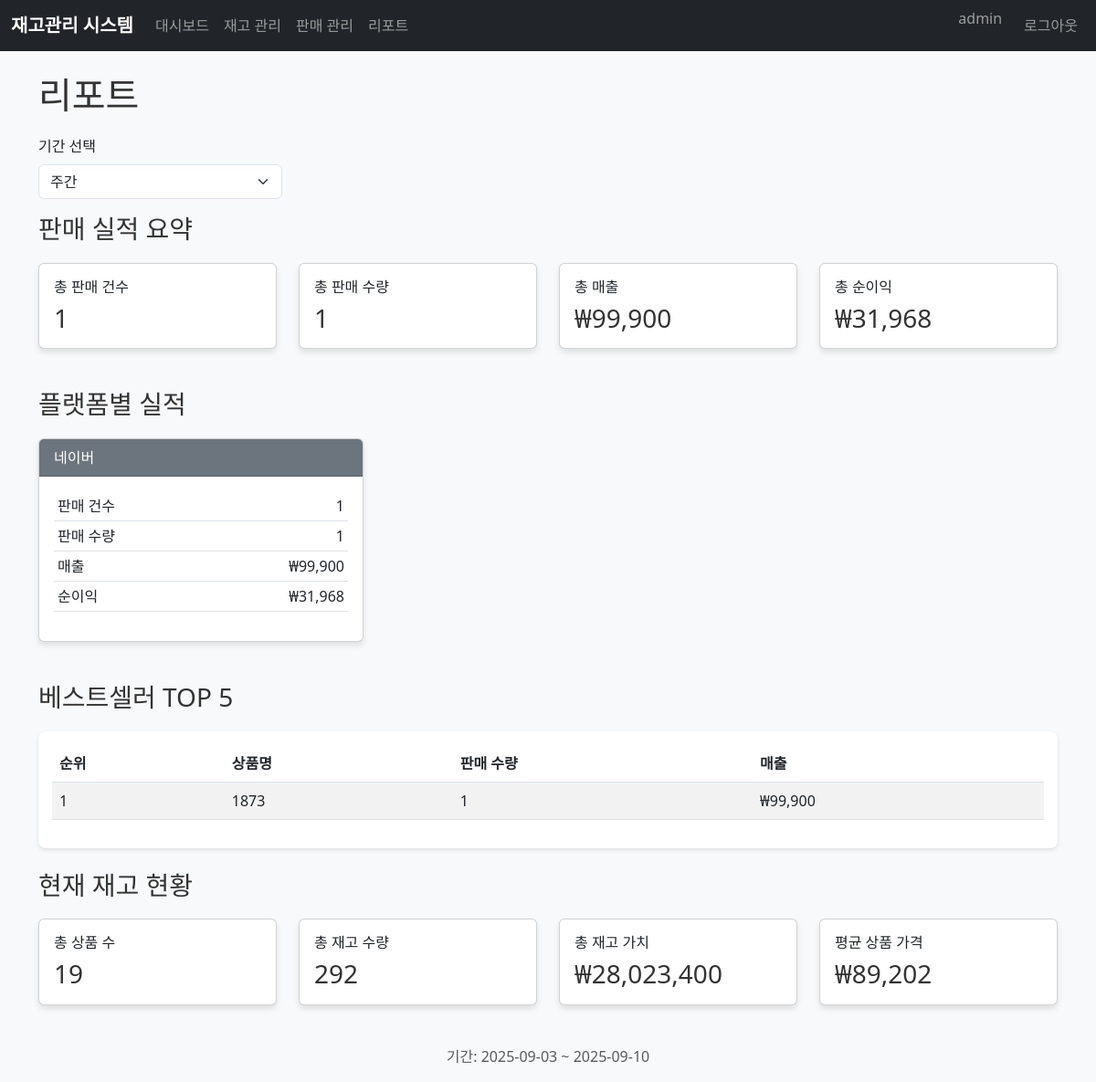
The app's page /reports (signed in) with its own data.
### tables this page shows
CREATE TABLE users (
            id INTEGER PRIMARY KEY AUTOINCREMENT,
            username VARCHAR(50) UNIQUE NOT NULL,
            email VARCHAR(100) UNIQUE NOT NULL,
            password_hash VARCHAR(255) NOT NULL,
            is_admin BOOLEAN DEFAULT 0,
            created_at DATETIME DEFAULT CURRENT_TIMESTAMP
        );

CREATE TABLE sales (
        id INTEGER PRIMARY KEY AUTOINCREMENT,
        product_id INTEGER NOT NULL,
        sale_date DATE NOT NULL,
        quantity INTEGER NOT NULL,
        platform VARCHAR(10) NOT NULL,
        revenue DECIMAL(10,2) NOT NULL,
        profit DECIMAL(10,2) NOT NULL,
        created_at DATETIME DEFAULT CURRENT_TIMESTAMP,
        FOREIGN KEY (product_id) REFERENCES products (id)
    );

### app.py (the view)
@app.route('/reports')
@login_required
def reports_page():
    today = date.today()
    period = request.args.get('period', 'week')
    if period == 'day':
        start_date = today
        end_date = today
    elif period == 'week':
        start_date = today - timedelta(days=7)
        end_date = today
    elif period == 'month':
        start_date = today - timedelta(days=30)
        end_date = today
    else:
        start_date = request.args.get('start_date', today - timedelta(days=7))
        end_date = request.args.get('end_date', today)
    sales_summary = sales_manager.get_sales_summary(start_date, end_date)
    inventory_summary = manager.get_inventory_summary()
    return render_template('reports.html',
                         sales_summary=sales_summary,
                         inventory_summary=inventory_summary,
                         start_date=start_date,
                         end_date=end_date,
                         period=period)

### app.py (called while the page is built)
@login_manager.user_loader
def load_user(user_id):
    return User.get_by_id(int(user_id))

### auth.py (called while the page is built)
    @staticmethod
    def get_by_id(user_id):
        conn = database.get_connection()
        cursor = conn.cursor()
        if hasattr(conn, 'server_version'):  # PostgreSQL
            cursor.execute('SELECT id, username, email, is_admin FROM users WHERE id = %s', (user_id,))
        else:  # SQLite
            cursor.execute('SELECT id, username, email, is_admin FROM users WHERE id = ?', (user_id,))
        user_data = cursor.fetchone()
        conn.close()
        if user_data:
            return User(user_data[0], user_data[1], user_data[2], user_data[3])
        return None

### database.py (called while the page is built)
def get_connection():
    return sqlite3.connect(DATABASE_NAME)

### database_cloud.py (called while the page is built)
def get_connection():
    if USE_POSTGRESQL:
        try:
            print(f"Attempting PostgreSQL connection to Supabase...")
            print(f"Database URL: {DATABASE_URL[:30]}...")  # URL 일부만 출력
            conn = psycopg2.connect(DATABASE_URL)
            print("✅ PostgreSQL connection successful!")
            return conn
        except Exception as e:
            print(f"❌ PostgreSQL connection failed: {str(e)}")
            print("📁 Using SQLite fallback")
            return sqlite3.connect('inventory.db')
    else:
        return sqlite3.connect('inventory.db')

### templates/reports.html (shortened to what this page needs)
{% extends "base.html" %}
{% block content %}
<h1>리포트</h1>
<div class="row mb-3">
    <div class="col-md-12">
        <form method="get" action="/reports" class="row g-3">
            <div class="col-md-3">
                <label for="period" class="form-label">기간 선택</label>
                <select class="form-select" id="period" name="period" onchange="this.form.submit()">
                    <option value="week" {% if period == 'week' %}selected{% endif %}>주간</option>
                </select>
            </div>
        </form>
    </div>
</div>
<h3>판매 실적 요약</h3>
<div class="row mb-4">
    <div class="col-md-3">
        <div class="card">
            <div class="card-body">
                <h6 class="card-title">총 판매 건수</h6>
                <h3 class="card-text">{{ sales_summary.total_sales }}</h3>
            </div>
        </div>
    </div>
    <div class="col-md-3">
        <div class="card">
            <div class="card-body">
                <h6 class="card-title">총 판매 수량</h6>
                <h3 class="card-text">{{ sales_summary.total_quantity }}</h3>
            </div>
        </div>
    </div>
    <div class="col-md-3">
        <div class="card">
            <div class="card-body">
                <h6 class="card-title">총 매출</h6>
                <h3 class="card-text">₩{{ "{:,.0f}".format(sales_summary.total_revenue) }}</h3>
            </div>
        </div>
    </div>
    <div class="col-md-3">
        <div class="card">
            <div class="card-body">
                <h6 class="card-title">총 순이익</h6>
                <h3 class="card-text">₩{{ "{:,.0f}".format(sales_summary.total_profit) }}</h3>
            </div>
        </div>
    </div>
</div>
{% if sales_summary.platform_stats %}
<h3>플랫폼별 실적</h3>
<div class="row mb-4">
    {% for platform, stats in sales_summary.platform_stats.items() %}
    <div class="col-md-4">
        <div class="card">
            <div class="card-header bg-secondary text-white">
                {% if platform == '네이버' %}네이버{% elif platform == '쿠팡' %}쿠팡{% elif platform == '자사몰' %}자사몰{% else %}{{ platform }}{% endif %}
            </div>
            <div class="card-body">
                <table class="table table-sm">
                    <tr>
                        <td>판매 건수</td>
                        <td class="text-end">{{ stats.sales_count }}</td>
                    </tr>
                    <tr>
                        <td>판매 수량</td>
                        <td class="text-end">{{ stats.quantity }}</td>
                    </tr>
                    <tr>
                        <td>매출</td>
                        <td class="text-end">₩{{ "{:,.0f}".format(stats.revenue) }}</td>
                    </tr>
                    <tr>
                        <td>순이익</td>
                        <td class="text-end">₩{{ "{:,.0f}".format(stats.profit) }}</td>
                    </tr>
                </table>
            </div>
        </div>
    </div>
    {% endfor %}
</div>
{% endif %}
{% if sales_summary.top_products %}
<h3>베스트셀러 TOP 5</h3>
<div class="table-responsive mb-4">
    <table class="table table-striped">
        <thead>
            <tr>
                <th>순위</th>
                <th>상품명</th>
                <th>판매 수량</th>
                <th>매출</th>
            </tr>
        </thead>
        <tbody>
            {% for product in sales_summary.top_products %}
            <tr>
                <td>{{ loop.index }}</td>
                <td>{{ product.name }}</td>
                <td>{{ product.quantity_sold }}</td>
                <td>₩{{ "{:,.0f}".format(product.revenue) }}</td>
            </tr>
            {% endfor %}
        </tbody>
    </table>
</div>
{% endif %}
<h3>현재 재고 현황</h3>
<div class="row mb-4">
    <div class="col-md-3">
        <div class="card">
            <div class="card-body">
                <h6 class="card-title">총 상품 수</h6>
                <h3 class="card-text">{{ inventory_summary.total_products }}</h3>
            </div>
        </div>
    </div>
    <div class="col-md-3">
        <div class="card">
            <div class="card-body">
                <h6 class="card-title">총 재고 수량</h6>
                <h3 class="card-text">{{ inventory_summary.total_quantity }}</h3>
            </div>
        </div>
    </div>
    <div class="col-md-3">
        <div class="card">
            <div class="card-body">
                <h6 class="card-title">총 재고 가치</h6>
                <h3 class="card-text">₩{{ "{:,.0f}".format(inventory_summary.total_value) }}</h3>
            </div>
        </div>
    </div>
    <div class="col-md-3">
        <div class="card">
            <div class="card-body">
                <h6 class="card-title">평균 상품 가격</h6>
                <h3 class="card-text">₩{{ "{:,.0f}".format(inventory_summary.avg_price) }}</h3>
            </div>
        </div>
    </div>
</div>
<div class="text-center">
    <p class="text-muted">
        기간: {{ start_date }} ~ {{ end_date }}
    </p>
</div>
{% endblock %}

### templates/base.html (shortened to what this page needs)
<!DOCTYPE html>
<html lang="ko">
<head>
    <link href="https://cdn.jsdelivr.net/npm/bootstrap@5.3.0/dist/css/bootstrap.min.css" rel="stylesheet">
    <link rel="stylesheet" href="{{ url_for('static', filename='css/style.css') }}">
</head>
<body>
    <nav class="navbar navbar-expand-lg navbar-dark bg-dark">
        <div class="container-fluid">
            <a class="navbar-brand" href="/">재고관리 시스템</a>
            <div class="collapse navbar-collapse" id="navbarNav">
                <ul class="navbar-nav">
                    <li class="nav-item">
                        <a class="nav-link" href="/">대시보드</a>
                    </li>
                    <li class="nav-item">
                        <a class="nav-link" href="/inventory">재고 관리</a>
                    </li>
                    <li class="nav-item">
                        <a class="nav-link" href="/sales">판매 관리</a>
                    </li>
                    <li class="nav-item">
                        <a class="nav-link" href="/reports">리포트</a>
                    </li>
                </ul>
                <ul class="navbar-nav ms-auto">
                    {% if current_user.is_authenticated %}
                    <li class="nav-item">
                        <span class="navbar-text me-3">{{ current_user.username }}</span>
                    </li>
                    <li class="nav-item">
                        <a class="nav-link" href="/logout">로그아웃</a>
                    </li>
                    {% endif %}
                </ul>
            </div>
        </div>
    </nav>
    <div class="container mt-4">
        {% block content %}{% endblock %}
    </div>
</body>
</html>

### static/css/style.css (style rules this page uses)
body { background-color: #f8f9fa; }
.navbar-brand { font-weight: bold; }
.card { margin-bottom: 20px; box-shadow: 0 4px 6px rgba(0, 0, 0, 0.1); }
.table-responsive { background-color: white; border-radius: 8px; padding: 15px; box-shadow: 0 2px 4px rgba(0, 0, 0, 0.1); }
h1, h2, h3 { color: #333; margin-bottom: 20px; }

### records on screen
users: username "admin"
sales: sales_count "1", quantity "1", revenue "99,900", profit "31,968"

### other values on screen
{{ sales_summary.total_sales }} "1"
{{ sales_summary.total_quantity }} "1"
{{ "{:,.0f}".format(sales_summary.total_revenue) }} "99,900"
{{ "{:,.0f}".format(sales_summary.total_profit) }} "31,968"
{{ product.name }} "1873"
{{ product.quantity_sold }} "1"
{{ "{:,.0f}".format(product.revenue) }} "99,900"
{{ inventory_summary.total_products }} "19"
{{ inventory_summary.total_quantity }} "292"
{{ "{:,.0f}".format(inventory_summary.total_value) }} "28,023,400"
{{ "{:,.0f}".format(inventory_summary.avg_price) }} "89,202"
{{ start_date }} "2025-09-03"
{{ end_date }} "2025-09-10"
